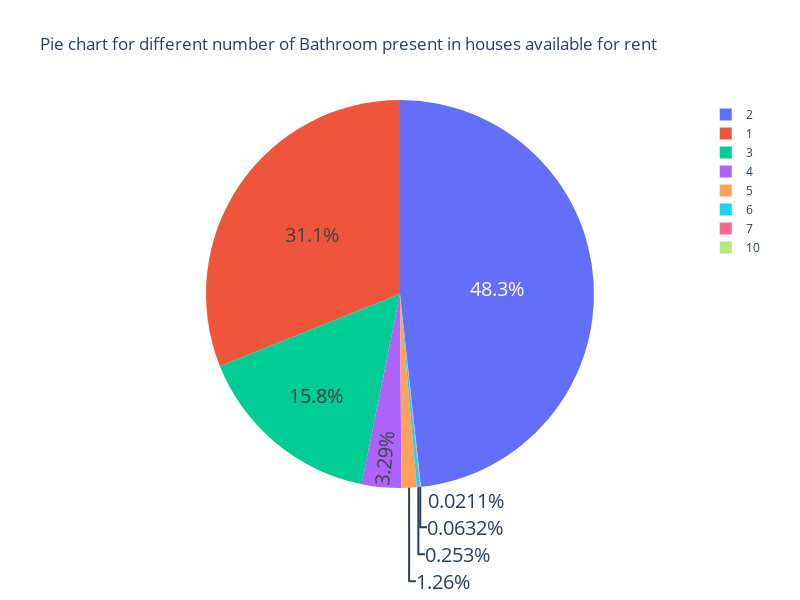

Source (notebook cell):
### Code cell
fig_pie = px.pie(df, names='Bathroom', height = 600, width = 800,title='Pie chart for different number of Bathroom present in houses available for rent')
fig_pie.update_traces(textfont_size=20)
fig_pie.show()

### Figure 1 — Plotly figure (JSON) as saved in the notebook; plotly's stock layout.template omitted (floating-point values rounded to 4 significant figures; data arrays with more than 128 entries replaced by an {"elided": "..."} marker saying what was removed)
{"data": [{"domain": {"x": [0, 1], "y": [0, 1]}, "hovertemplate": "Bathroom=%{label}<extra></extra>", "labels": {"elided": "4745 int values"}, "legendgroup": "", "name": "", "showlegend": true, "textfont": {"size": 20}, "type": "pie"}], "layout": {"height": 600, "legend": {"tracegroupgap": 0}, "title": {"text": "Pie chart for different number of Bathroom present in houses available for rent"}, "width": 800}}
